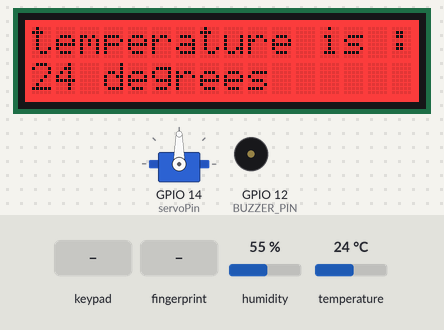
Recording of a sketch running on a simulated ESP32. On the bench: 16×2 character LCD, servo, buzzer (waves = sounding). Inputs (shaded band) come from the test bench; at power-on: humidity 55 %, temperature 24 °C. What the sketch prints to the serial monitor is not drawn.

Above: at 10.2 s.
At 14.3 s:
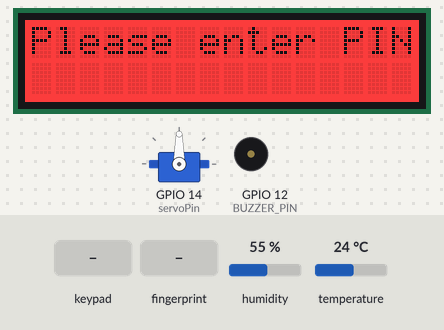
14.4 s: keypad keys 1 3 9 7 # pressed 0.4 s apart
At 17.5 s:
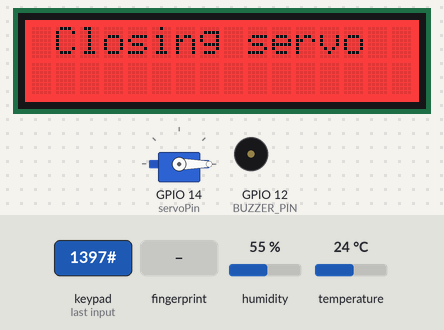
17.9 s: finger stored as number 1 placed on the sensor
At 22.9 s:
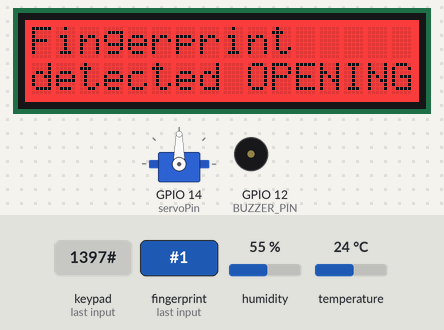
26.9 s: key '*' pressed
29.9 s: keypad keys 4 0 2 * pressed 0.4 s apart
34.5 s: key '#' pressed
Timing chart, 0 to 37.5 s (numbered marks = the images above; inputs shaded):
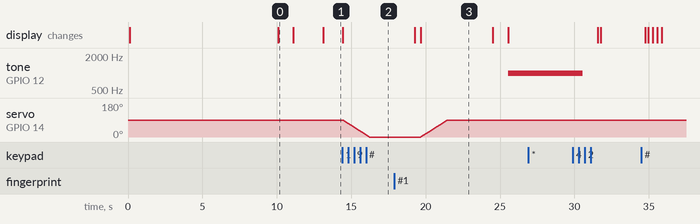

Measured:
- after the input at 14.4 s, servo on GPIO 14 (servoPin): moves from 90° to 0° over 1.8 s, starting at once; the display: changes at once (image 2)
- after the input at 17.9 s, servo on GPIO 14 (servoPin): moves from 0° to 90° over 1.8 s, starting after 1.8 s
- after the input at 26.9 s, every drawn part: stays the same
- what the display in image 0 shows lasts 1.0 s, from 10.1 s to 11.1 s

The sketch:

sketch_nov19a.ino
```cpp
#include <Keypad.h>
#include <Servo.h>
#include <Wire.h>
#include "Buzzer.h"
#include "rgb_lcd.h"
#include <Adafruit_Fingerprint.h>
#include <DFRobot_DHT11.h>

DFRobot_DHT11 DHT;
#define DHT11_PIN 27

rgb_lcd lcd;
const int colorR = 255;
const int colorG = 0;
const int colorB = 0;

static const int servoPin = 14;
Servo servo1;

int incorrectPasswordAttempts = 0; // Counter for incorrect attempts


#define ROW_NUM 4     // four rows
#define COLUMN_NUM 3  // three columns
char keys[ROW_NUM][COLUMN_NUM] = {
  { '1', '2', '3' },
  { '4', '5', '6' },
  { '7', '8', '9' },
  { '*', '0', '#' }
};

byte pin_rows[ROW_NUM] = { 18, 5, 33, 32 };
byte pin_column[COLUMN_NUM] = { 4, 0, 2 };

Keypad keypad = Keypad(makeKeymap(keys), pin_rows, pin_column, ROW_NUM, COLUMN_NUM);

const String password = "7890";
String input_password;

Adafruit_Fingerprint finger = Adafruit_Fingerprint(&Serial2);

void setup() {
  Serial.begin(115200);
  input_password.reserve(32);
  lcd.begin(16, 2);

  DHT.read(DHT11_PIN);
   lcd.setCursor(0, 0);
  lcd.print("temperature is :");
    lcd.setCursor(0, 1);
  lcd.print(DHT.temperature);
  lcd.print(" degrees");
  delay(10000);


  lcd.setCursor(0, 1);
  lcd.setRGB(colorR, colorG, colorB);
  Serial.begin(115200);
  servo1.attach(servoPin);
  setupBuzzer();
  Serial2.begin(9600);
  finger.begin(57600);


  if (finger.verifyPassword()) {
    Serial.println("Found fingerprint sensor!");
    lcd.clear();
    Serial.print("Fingerprint");
    Serial.print("sensor connected");
    delay(2000);
    lcd.clear();
    lcd.print("Please enter PIN");
    lcd.setCursor(0, 1);

  } else {
    Serial.println("Did not find fingerprint sensor :(");
    while (1);
  }
}

void loop() {


  char key = keypad.getKey();
  unsigned long currentMillis = millis();

  if (key) {
    lcd.print(key);

    if (key == '*') {
      input_password = "";
      lcd.print("input cleared");
      delay(3000);
      lcd.clear();
    } else if (key == '#') {
      if (password == input_password) {
        lcd.clear();
        lcd.setCursor(1, 0);
        lcd.print("Opening :)");
        for (int posDegrees = 0; posDegrees <= 90; posDegrees++) {
          servo1.write(posDegrees);
          Serial.println(posDegrees);
          delay(20);
          incorrectPasswordAttempts = 0;
        }
        delay(3000);
        lcd.clear();
        lcd.print("Enter 1 to close ");
      } else {
        incorrectPasswordAttempts++;
        lcd.clear();
        lcd.setCursor(1, 0);
        lcd.print("WRONG PIN :(");
        Buzzer();
        lcd.clear();
        lcd.print("Enter PIN or");
        lcd.setCursor(0, 1);
        lcd.print("use fingerprint");
      }
      input_password = "";
    } else if (key == '1') {
      lcd.clear();
      lcd.setCursor(1, 0);
      lcd.print("Closing servo");

      for (int posDegrees = 90; posDegrees >= 0; posDegrees--) {
        servo1.write(posDegrees);
        Serial.println(posDegrees);
        delay(20);
      }

      delay(3000);
      lcd.clear();
      lcd.print("Enter PIN or");
      lcd.setCursor(0, 1);
      lcd.print("use fingerprint");
    }

     if (incorrectPasswordAttempts >= 3) {
    // Lockout mechanism
    lcd.clear();
    lcd.print("LOCKEDOUT");
    lcd.setCursor(0, 1);
    lcd.print("Wait 30 seconds");
    delay(30000); // Lockout for 30 seconds
    incorrectPasswordAttempts = 0; // Reset counter after lockout
    lcd.clear();
    lcd.print("Enter PIN or");
    lcd.setCursor(0, 1);
    lcd.print("use fingerprint");
  }

    else {
      input_password += key;
    }
  }

  uint8_t p = finger.getImage();
  if (p == FINGERPRINT_OK) {
    Serial.println("Image taken");
    p = finger.image2Tz();
    if (p == FINGERPRINT_OK) {
      Serial.println("Image converted");
      p = finger.fingerFastSearch();
      if (p == FINGERPRINT_OK) {
        Serial.println("Fingerprint found!");
        lcd.clear();
        lcd.print("Fingerprint");
        lcd.setCursor(0, 1);
        lcd.print("detected OPENING");
        // Perform servo action for fingerprint found
        // Your existing servo opening code here
          for (int posDegrees = 0; posDegrees <= 90; posDegrees++) {
          servo1.write(posDegrees);
          Serial.println(posDegrees);
          delay(20);
        }
        delay(3000);
        lcd.clear();
        lcd.print("Enter 1 to close ");

      } else {
        Serial.println("No match found");
      }
    } else {
      Serial.println("Image conversion failed");
    }
  }
}
```

Buzzer.ino
```cpp
#include "Buzzer.h"

#define BUZZER_PIN 12     // Replace with your buzzer pin number
#define BUZZER_CHANNEL 15 // Buzzer channel

void setupBuzzer(){
    ledcSetup(BUZZER_CHANNEL, 1000, 8);         // Setup channel 0 with 1000 Hz and 8-bit depth
  ledcAttachPin(BUZZER_PIN, BUZZER_CHANNEL);  // Attach channel to the pin
}

void Buzzer() {
  // Turn the buzzer on
  ledcWriteTone(BUZZER_CHANNEL, 1000); // Play 1000Hz tone on the channel for 5 seconds
  delay(5000); // Keep the buzzer on for 5 seconds

  // Turn the buzzer off
  ledcWrite(BUZZER_CHANNEL, 0); // Stop the tone on the channel
  delay(1000); // Keep the buzzer off for 1 second before repeating
}
```
